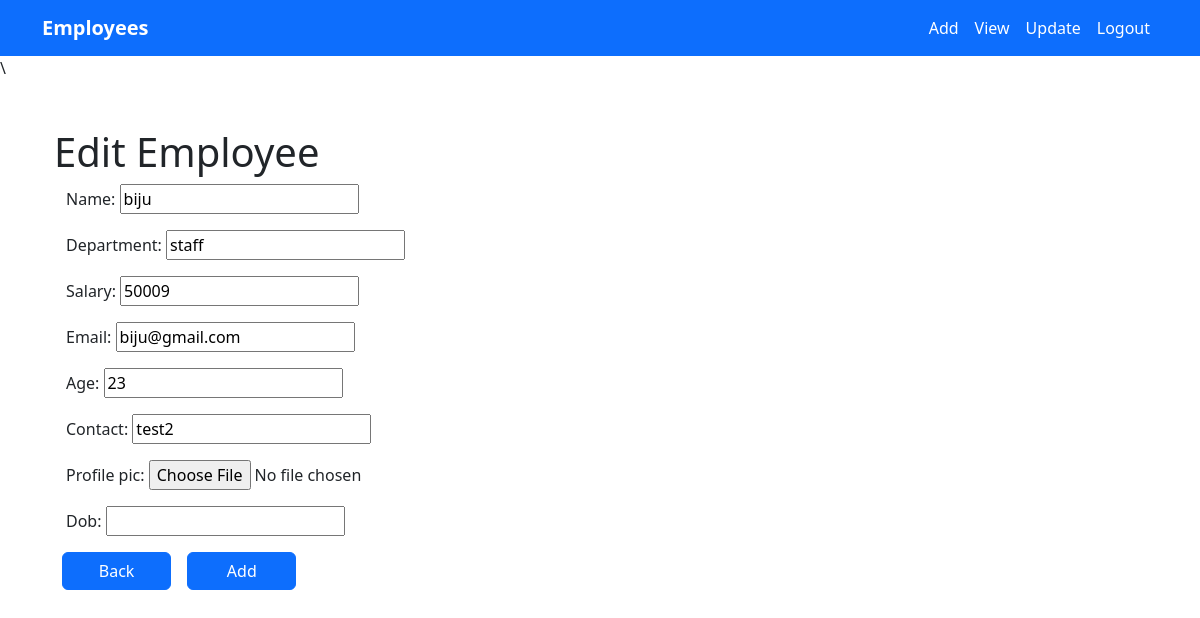
/3/update (signed in), run on the app's committed database.
### crm/models.py (models this page shows, shortened)
class Employees(models.Model):
    name=models.CharField(max_length=200)
    department=models.CharField(max_length=200)
    salary=models.PositiveIntegerField()
    email=models.EmailField(unique=True)
    age=models.PositiveIntegerField()
    contact=models.CharField(max_length=10,unique=True)
    profile_pic=models.ImageField(upload_to='images',null=True,blank=True)
    dob=models.DateField(null=True,blank=True)

### crm/views.py (the view, shortened to what this page needs)
# urls.py: path('<int:pk>/update',views.EmployeeUpdateView.as_view(),name="emp-update"),
@method_decorator(signin_required,name="dispatch")
class EmployeeUpdateView(View):
    def get(self,request,*args, **kwargs):
        id=kwargs.get("pk")
        obj=Employees.objects.get(id=id)
        form=EmployeeModelForm(instance=obj)
        return render (request,"emp_update.html",{"form":form})

### crm/forms.py
class EmployeeModelForm(forms.ModelForm):
    class Meta():
        model=Employees
        fields="__all__"

### crm/views.py (called while the page is built)
def signin_required(fn):
    def wrapper(request,*args, **kwargs):
        if not request.user.is_authenticated:
            messages.error(request,"please login")
            return redirect("sign-in")
        else:
            return fn(request,*args, **kwargs)
    return wrapper

### crm/templates/emp_update.html (shortened to what this page needs)
{% extends "base.html" %}
{% block navbar%}\
<div class="container ">
  <form action="" method="post">
    <div class="container mt-5">
      <h1>Edit Employee</h1>
      <div class="container">
        <form action="" class="mt-5" method="post" enctype="multipart/form-data">
          {{ form.as_p }}
          <div class="row">
            <a class="btn btn-primary col-6 mx-2" style="width: 10%;" href="{% url 'index' %}">Back</a>
            <input type="submit" class="btn btn-primary col-6 mx-2" style="width: 10%;" value="Add">
          </div>
        </form>
      </div>
    </div>
  </form>
</div>
{% endblock%}

### crm/templates/base.html (style rules this page uses)
body { overflow-x: hidden; }

### data on the page
Employees: name "biju", department "staff", salary "50009", email "biju@gmail.com", age "23", contact "test2"
